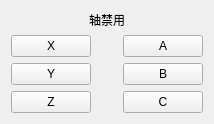
               <widget class="QWidget" name="widget_31" native="true">
                <layout class="QVBoxLayout" name="verticalLayout_68" stretch="1,3">
                 <item alignment="Qt::AlignHCenter">
                  <widget class="QLabel" name="label_94">
                   <property name="text">
                    <string>轴禁用</string>
                   </property>
                  </widget>
                 </item>
                 <item>
                  <layout class="QGridLayout" name="gridLayout_4" columnstretch="3,2,2,3" columnminimumwidth="2,2,2,2">
                   <item row="2" column="1">
                    <widget class="QLabel" name="label_100">
                     <property name="text">
                      <string/>
                     </property>
                    </widget>
                   </item>
                   <item row="0" column="2">
                    <widget class="QLabel" name="label_102">
                     <property name="text">
                      <string/>
                     </property>
                    </widget>
                   </item>
                   <item row="2" column="2">
                    <widget class="QLabel" name="label_103">
                     <property name="text">
                      <string/>
                     </property>
                    </widget>
                   </item>
                   <item row="1" column="1">
                    <widget class="QLabel" name="label_99">
                     <property name="text">
                      <string/>
                     </property>
                    </widget>
                   </item>
                   <item row="0" column="0">
                    <widget class="QPushButton" name="pushButton_127">
                     <property name="sizePolicy">
                      <sizepolicy hsizetype="Minimum" vsizetype="Preferred">
                       <horstretch>0</horstretch>
                       <verstretch>0</verstretch>
                      </sizepolicy>
                     </property>
                     <property name="text">
                      <string>X</string>
                     </property>
                    </widget>
                   </item>
                   <item row="2" column="0">
                    <widget class="QPushButton" name="pushButton_131">
                     <property name="sizePolicy">
                      <sizepolicy hsizetype="Minimum" vsizetype="Preferred">
                       <horstretch>0</horstretch>
                       <verstretch>0</verstretch>
                      </sizepolicy>
                     </property>
                     <property name="text">
                      <string>Z</string>
                     </property>
                    </widget>
                   </item>
                   <item row="0" column="1">
                    <widget class="QLabel" name="label_95">
                     <property name="text">
                      <string/>
                     </property>
                    </widget>
                   </item>
                   <item row="1" column="0">
                    <widget class="QPushButton" name="pushButton_132">
                     <property name="sizePolicy">
                      <sizepolicy hsizetype="Minimum" vsizetype="Preferred">
                       <horstretch>0</horstretch>
                       <verstretch>0</verstretch>
                      </sizepolicy>
                     </property>
                     <property name="text">
                      <string>Y</string>
                     </property>
                    </widget>
                   </item>
                   <item row="1" column="2">
                    <widget class="QLabel" name="label_101">
                     <property name="text">
                      <string/>
                     </property>
                    </widget>
                   </item>
                   <item row="0" column="3">
                    <widget class="QPushButton" name="pushButton_133">
                     <property name="sizePolicy">
                      <sizepolicy hsizetype="Minimum" vsizetype="Preferred">
                       <horstretch>0</horstretch>
                       <verstretch>0</verstretch>
                      </sizepolicy>
                     </property>
                     <property name="text">
                      <string>A</string>
                     </property>
                    </widget>
                   </item>
                   <item row="1" column="3">
                    <widget class="QPushButton" name="pushButton_134">
                     <property name="sizePolicy">
                      <sizepolicy hsizetype="Minimum" vsizetype="Preferred">
                       <horstretch>0</horstretch>
                       <verstretch>0</verstretch>
                      </sizepolicy>
                     </property>
                     <property name="text">
                      <string>B</string>
                     </property>
                    </widget>
                   </item>
                   <item row="2" column="3">
                    <widget class="QPushButton" name="pushButton_135">
                     <property name="sizePolicy">
                      <sizepolicy hsizetype="Minimum" vsizetype="Preferred">
                       <horstretch>0</horstretch>
                       <verstretch>0</verstretch>
                      </sizepolicy>
                     </property>
                     <property name="text">
                      <string>C</string>
                     </property>
                    </widget>
                   </item>
                  </layout>
                 </item>
                </layout>
               </widget>
